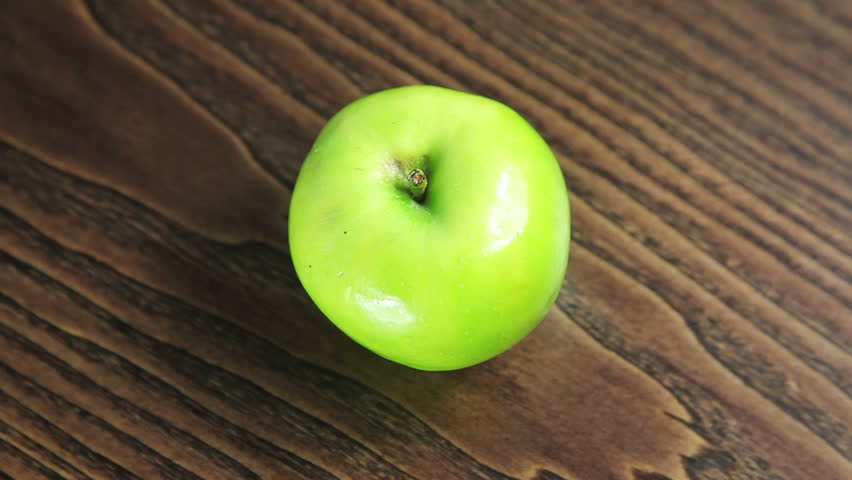
#> input picture 01_sandbox/apple_green.jpg, 852 x 480 px
$ python detection_and_morphology_and_affine.py
#> lines starting #> are read from the running program, lines starting #| are printed output that depends on the picture; after the words box and inside, x2 and y2 are one past the last pixel; in counts of white or black regions, pixels touching at a corner belong together
import cv2
import numpy as np

img = cv2.imread('apple_green.jpg') # яблоко лежит на столе
#> img is the input picture: shape (480, 852, 3); mean B, G, R 58.5, 96.3, 105.3
hsv = cv2.cvtColor(img, cv2.COLOR_BGR2HSV)
#> hsv: shape (480, 852, 3); mean H, S, V 18.8, 113.4, 112.3
gray = cv2.cvtColor(img, cv2.COLOR_BGR2GRAY)
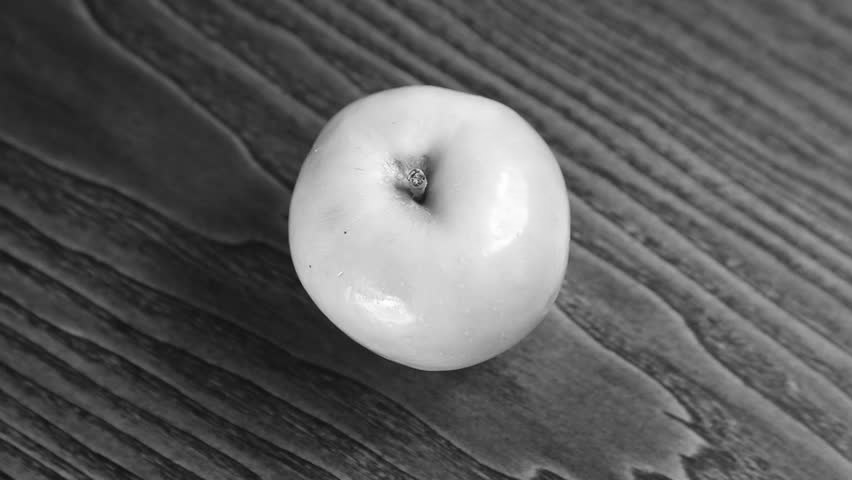
#> gray: shape (480, 852); min 16, max 254, mean 94.7
# создаем маску
low = 32, 0, 69
up = 179, 255, 255
mask = cv2.inRange(hsv, low, up)
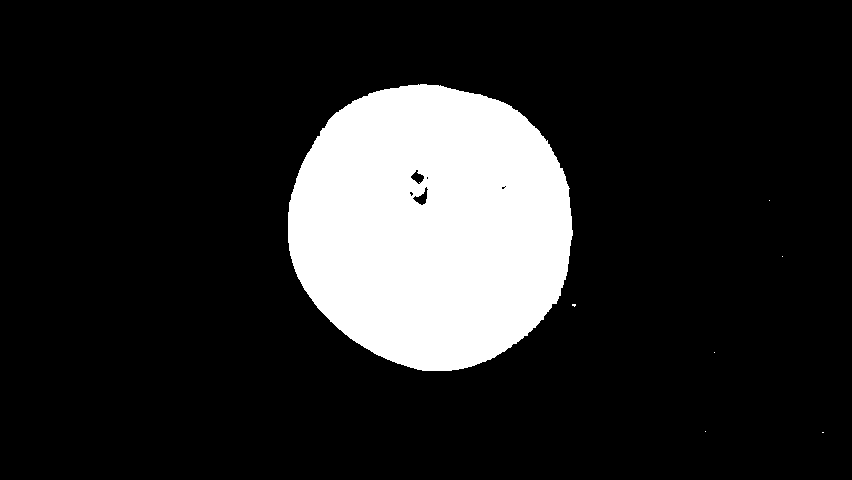
#> mask: shape (480, 852); 15.7% white; 7 white regions (6 under 20 px), largest, box (x1, y1, x2, y2) and area: (288, 84, 573, 371) 64019
# применяем морфологию (заделываем дыры в центре и убираем лишний шум)
kernel_low = cv2.getStructuringElement(cv2.MORPH_RECT, (3, 3))
kernel_high = cv2.getStructuringElement(cv2.MORPH_RECT, (9, 9))
open = cv2.morphologyEx(mask, cv2.MORPH_OPEN, kernel_low)
#> open: shape (480, 852); 15.7% white; 1 white region, box (x1, y1, x2, y2) and area: (288, 84, 573, 371) 64009
result = cv2.morphologyEx(open, cv2.MORPH_CLOSE, kernel_high)
#> result: shape (480, 852); 15.7% white; 1 white region
# границы
contour, _ = cv2.findContours(result, cv2.RETR_EXTERNAL, cv2.CHAIN_APPROX_SIMPLE)
#> contour = 1 contour; box (x1, y1, x2, y2) and area: (288, 84, 573, 371) 63816
cv2.drawContours(gray, [max(contour, key=cv2.contourArea)], -1, (0, 255, 0), 3)
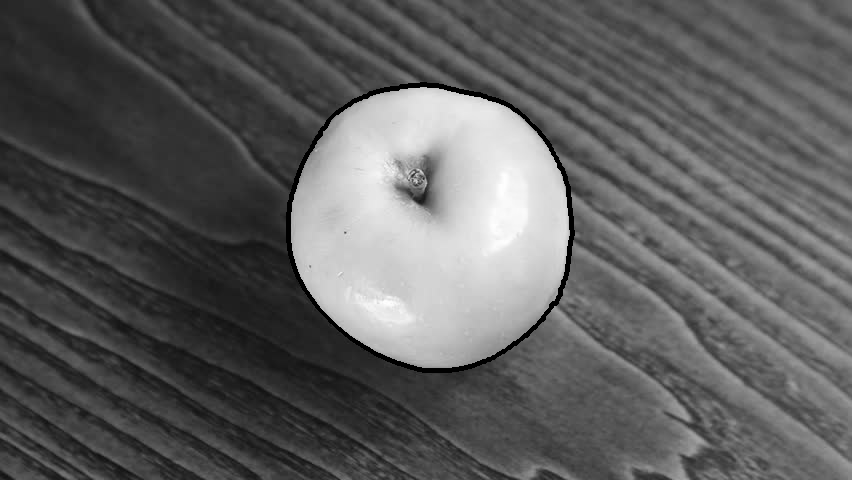
#> gray: shape (480, 852); 1.02% of pixels changed, all inside (x1, y1, x2, y2) = (286, 82, 575, 373)
# поворот
result = cv2.flip(result, -1)
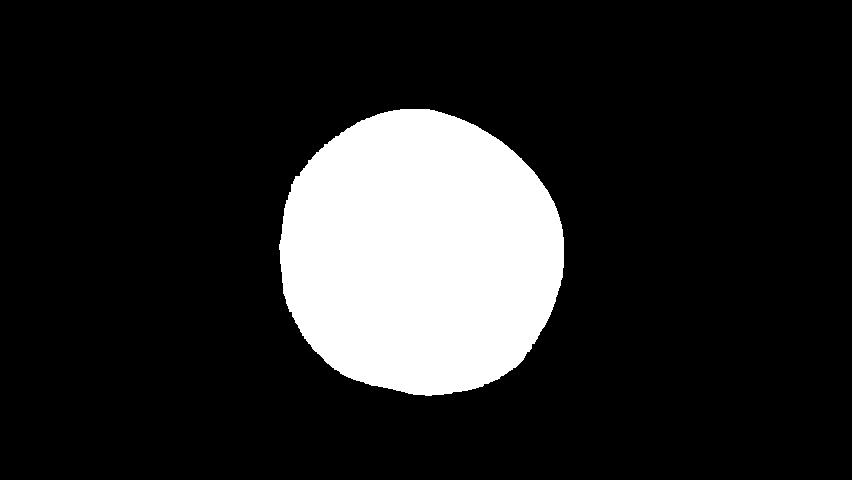
#> result: shape (480, 852); 15.7% white; 1 white region, box (x1, y1, x2, y2) and area: (279, 109, 564, 396) 64239
# увеличим в 2 раза
result = cv2.resize(result, None, fx=2, fy=2)
#> result: shape (960, 1704)
#сдвиг на (50;30)
M = np.float32([[1, 0, 50], [0, 1, 30]])
random = cv2.warpAffine(result, M, (300, 300))
#> random: shape (300, 300); every value is 0
cv2.imshow('mask', mask)
cv2.imshow('open', open)
cv2.imshow('close and open', result)
cv2.imshow('random', random)
cv2.imshow('gray', gray)
cv2.waitKey(0)
cv2.destroyAllWindows()
